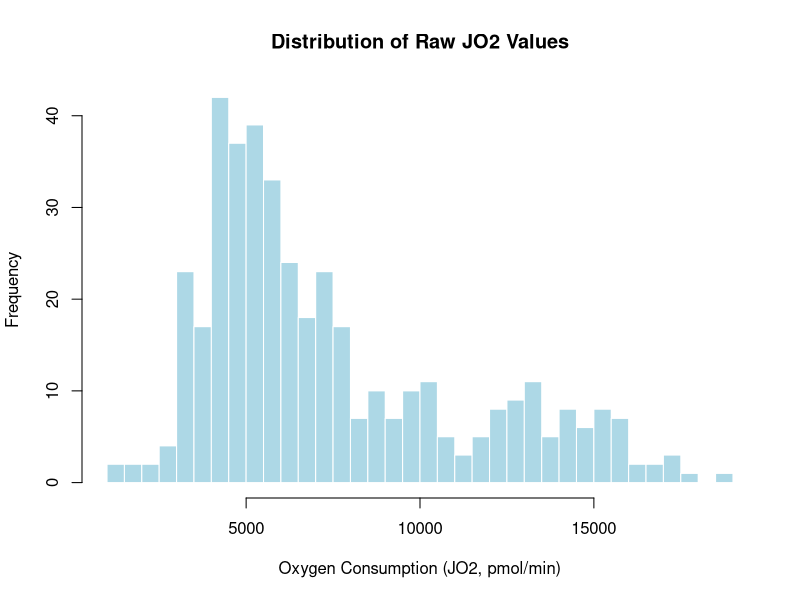
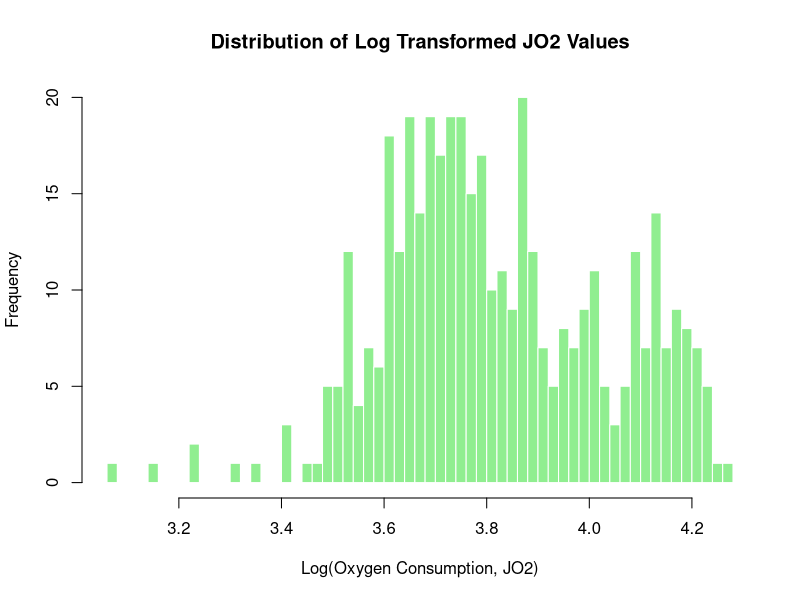

These figures' R source, in order: (Note: this script raises an error after producing the figures.)
## ---- chunk 1
# imports
library(readr)
library(tidyverse)
library(patchwork)
library(scales)
library(ggplot2)
library(dplyr)
library(tidyr)
library(stringr)
library(broom)
## ---- chunk 2

raw <- read_csv("data/JO2.csv", col_names = FALSE, show_col_types = FALSE)

header1 <- as.character(unlist(raw[1, ]))  # substrates in row 1
header2 <- as.character(unlist(raw[2, ]))  # doses in row 2

sub <- header1
sub[1] <- "Subject"
for (i in 2:length(sub)) {
  if (is.na(sub[i]) || sub[i] == "") sub[i] <- sub[i - 1]
}

dose <- header2
dose[1] <- NA  # first col is Subject

new_names <- c("Subject", paste(sub[-1], dose[-1], sep = "_"))

dat <- raw[-c(1, 2), ]
names(dat) <- new_names
dat <- dat %>% mutate(across(-Subject, ~ suppressWarnings(as.numeric(.))))

data_long <- dat %>%
  pivot_longer(
    cols = -Subject,
    names_to = c("Substrate", "Dose"),
    names_sep = "_",
    values_to = "JO2"
  ) %>%
  filter(Dose != "Basal") %>%
  mutate(
    Genotype = if_else(str_detect(Subject, "^NT"), "NT", "Tg"),
    Dose_num = as.numeric(Dose), 
    Dose = factor(Dose,
                  levels = c("Basal", "-12.95","-13.65","-13.95","-14.19","-14.36","-14.49"),
                  ordered = TRUE)
  ) %>%
  drop_na(JO2)   

## ---- chunk 3
glimpse(data_long)
## ---- chunk 4
#| label: histograms

# Raw JO2
hist(
  data_long$JO2,
  breaks = 60,
  main = "Distribution of Raw JO2 Values",
  xlab = "Oxygen Consumption (JO2, pmol/min)",
  ylab = "Frequency",
  col = "lightblue",
  border = "white"
)

# Log10-transformed JO2
hist(
  log10(data_long$JO2),
  breaks = 60,
  main = "Distribution of Log Transformed JO2 Values",
  xlab = "Log(Oxygen Consumption, JO2)",
  ylab = "Frequency",
  col = "lightgreen",
  border = "white"
)

data_long <- data_long %>%
  mutate(logJO2 = log10(JO2))

## ---- chunk 5

# Keep Dose numeric
data_long <- data_long %>%
  mutate(Dose = as.numeric(as.character(Dose)))

summary_data <- summary_data %>%
  mutate(Dose = as.numeric(as.character(Dose)))

# Get all unique doses
all_doses <- sort(unique(data_long$Dose))

# Plot individual lines with exact dose labels
ggplot(data_long, aes(x = Dose, y = JO2, color = Genotype, group = Subject)) +
  geom_line(alpha = 0.5) +
  facet_wrap(~ Substrate, scales = "free_y", labeller = label_wrap_gen(width = 15)) +
  scale_x_continuous(breaks = all_doses) +  # show all doses exactly
  theme_minimal() +
  labs(title = "JO2 across Dose by Substrate and Genotype") +
  theme(
    axis.text.x = element_text(angle = 45, hjust = 1, size = 9),
    strip.text = element_text(size = 9)
  )

# Plot genotype means ± SE with exact dose labels
ggplot(summary_data, aes(Dose, mean_JO2, color = Genotype, group = Genotype)) +
  geom_line() + 
  geom_point() +
  geom_errorbar(aes(ymin = mean_JO2 - se, ymax = mean_JO2 + se), width = 0.1) +
  facet_wrap(~ Substrate, scales = "free_y", labeller = label_wrap_gen(width = 15)) +
  scale_x_continuous(breaks = all_doses) +  # show all doses exactly
  theme_minimal() +
  labs(title = "Mean JO2 ± SE", y = "Mean JO2") +
  theme(
    axis.text.x = element_text(angle = 45, hjust = 1, size = 9),
    strip.text = element_text(size = 9)
  )

## ---- chunk 6
data_long %>%
  filter(Dose %in% c("Basal", "-12.95")) %>%
  group_by(Genotype, Substrate, Dose) %>%
  summarise(mean_JO2 = mean(JO2), se = sd(JO2)/sqrt(n()), .groups = "drop") %>%
  ggplot(aes(x = Dose, y = mean_JO2, fill = Genotype)) +
  geom_col(position = position_dodge()) +
  geom_errorbar(aes(ymin = mean_JO2-se, ymax = mean_JO2+se),
                width = 0.2, position = position_dodge(0.9)) +
  facet_wrap(~Substrate, scales = "free_y") +
  theme_minimal()
## ---- chunk 7
slopes <- data_long %>%
  group_by(Subject, Genotype, Substrate) %>%
  do(tidy(lm(JO2 ~ Dose_num, data = .))) %>%
  filter(term == "Dose_num")

ggplot(slopes, aes(x = Substrate, y = estimate, fill = Genotype)) +
  geom_boxplot(alpha = 0.6, position = position_dodge()) +
  theme_minimal() +
  labs(y = "Slope of JO2 vs Dose", title = "Respiratory sensitivity by Genotype") +
  theme(
    axis.text.x = element_text(angle = 45, hjust = 1, size = 10)  # rotate labels
  )
## ---- chunk 8
heat <- data_long %>%
  group_by(Substrate, Dose, Genotype) %>%
  summarise(mean_JO2 = mean(JO2), .groups = "drop")

ggplot(heat, aes(x = Dose, y = Substrate, fill = mean_JO2)) +
  geom_tile() +
  facet_wrap(~Genotype) +
  scale_fill_viridis_c() +
  theme_minimal() +
  labs(title = "Heatmap of mean JO2 across Substrates & Doses") +
  theme(
    axis.text.x = element_text(angle = 45, hjust = 1)  # rotate x labels
  )
## ---- chunk 9

# Linear model on raw JO2, ignoring subject correlation
lm_raw <- lm(JO2 ~ Substrate * Dose, data = data_long)

# Model summary
summary(lm_raw)

# ANOVA table (Type I by default)
anova(lm_raw)

# If you want Type II/III sums of squares (like in the slides):
library(car)
Anova(lm_raw, type = 2)  # Type II
Anova(lm_raw, type = 3)  # Type III

